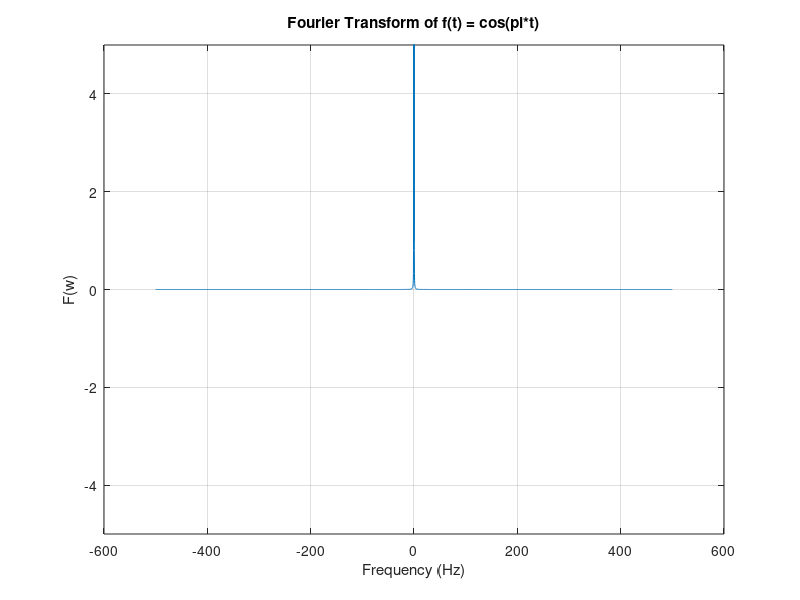

Write the MATLAB code that produced this figure.
fs = 1000;
t = -2:1/fs:2;
y = cos(pi*t);

y1 = fft(y);
f = (-length(y)/2:length(y)/2-1) * fs/length(y);

y_shifted = fftshift(y1);

plot(f, abs(y_shifted));
xlabel('Frequency (Hz)');
ylabel('F(w)');
ylim([-5 5]);
title('Fourier Transform of f(t) = cos(pi*t)');
grid on